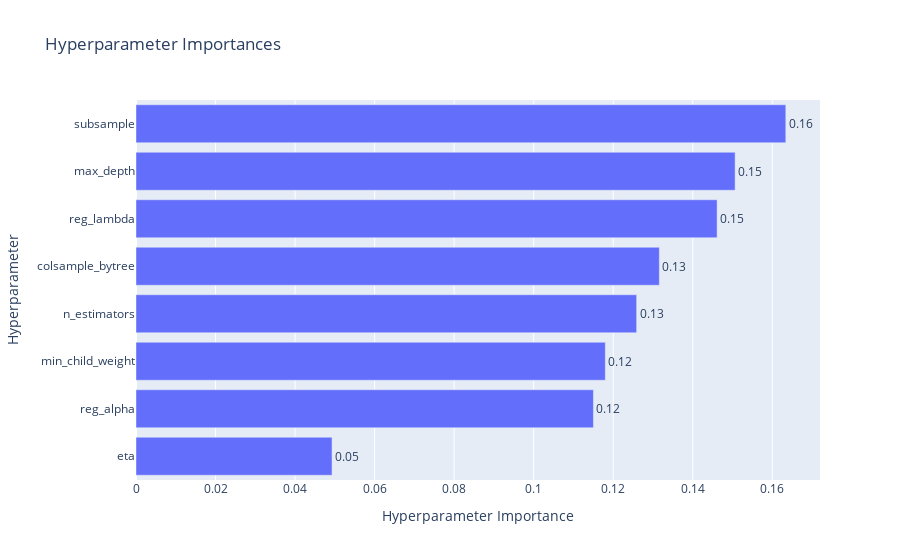

Notebook code cell kept with this figure:
### Code cell
optuna.visualization.plot_param_importances(study)

### Figure 1 — Plotly figure (JSON) as saved in the notebook; plotly's stock layout.template omitted (floating-point values rounded to 4 significant figures)
{"data": [{"cliponaxis": false, "hovertemplate": ["eta (FloatDistribution): 0.049296322488138394<extra></extra>", "reg_alpha (IntDistribution): 0.11502475247232292<extra></extra>", "min_child_weight (IntDistribution): 0.11801236241848674<extra></extra>", "n_estimators (IntDistribution): 0.12589228331504757<extra></extra>", "colsample_bytree (FloatDistribution): 0.13159743161362705<extra></extra>", "reg_lambda (IntDistribution): 0.14612568259146405<extra></extra>", "max_depth (IntDistribution): 0.15065402514090592<extra></extra>", "subsample (FloatDistribution): 0.1633971399600074<extra></extra>"], "name": "Objective Value", "orientation": "h", "text": ["0.05", "0.12", "0.12", "0.13", "0.13", "0.15", "0.15", "0.16"], "textposition": "outside", "type": "bar", "x": [0.0493, 0.115, 0.118, 0.1259, 0.1316, 0.1461, 0.1507, 0.1634], "y": ["eta", "reg_alpha", "min_child_weight", "n_estimators", "colsample_bytree", "reg_lambda", "max_depth", "subsample"]}], "layout": {"title": {"text": "Hyperparameter Importances"}, "xaxis": {"title": {"text": "Hyperparameter Importance"}}, "yaxis": {"title": {"text": "Hyperparameter"}}}}
